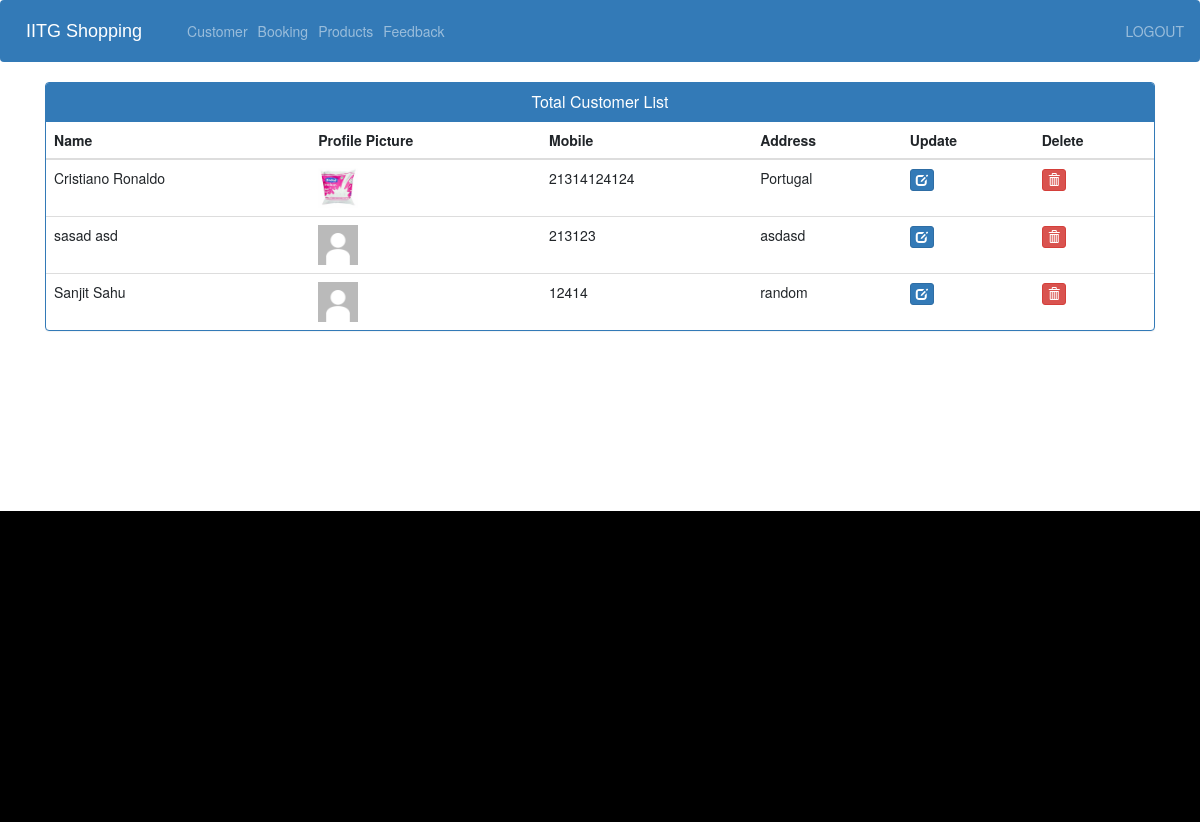
/view-customer (signed in), run on the app's committed database.
### ecom/models.py (models this page shows, shortened)
class Customer(models.Model):
    user=models.OneToOneField(User,on_delete=models.CASCADE)
    profile_pic= models.ImageField(upload_to='profile_pic/CustomerProfilePic/',null=True,blank=True)
    address = models.CharField(max_length=40)
    mobile = models.CharField(max_length=20,null=False)
    @property
    def get_name(self):
        return self.user.first_name+" "+self.user.last_name

### ecom/views.py (the view)
# urls.py: path('view-customer', views.view_customer_view,name='view-customer'),
@login_required(login_url='adminlogin')
def view_customer_view(request):
    customers=models.Customer.objects.all()
    return render(request,'ecom/view_customer.html',{'customers':customers})

### templates/ecom/view_customer.html (shortened to what this page needs)
{% extends 'ecom/admin_base.html' %}
{% load static %}
{% block content %}
<head>
  <link href="//netdna.bootstrapcdn.com/bootstrap/3.0.0/css/bootstrap.min.css" rel="stylesheet" id="bootstrap-css">
</head>
<div class="container">
  <div class="panel panel-primary">
    <div class="panel-heading">
      <h6 class="panel-title">Total Customer List</h6>
    </div>
    <table class="table table-hover" id="dev-table">
      <thead>
        <tr>
          <th>Name</th>
          <th>Profile Picture</th>
          <th>Mobile</th>
          <th>Address</th>
          <th>Update</th>
          <th>Delete</th>
        </tr>
      </thead>
      {% for c in customers %}
      <tr>
        <td> {{c.get_name}}</td>
        {% if c.profile_pic %}
        <td> <img src="{% static c.profile_pic.url %}" alt="Profile Pic" height="40px" width="40px" /></td>
        {% else %}
        <td> <img src="{% static "images/default_pp.jpg" %}" alt="Profile Pic" height="40px" width="40px" /></td>
        {% endif %}
        <td>{{c.mobile}}</td>
        <td>{{c.address}}</td>
        <td><a class="btn btn-primary btn-xs" href="{% url 'update-customer' c.id  %}"><span class="glyphicon glyphicon-edit"></span></a></td>
        <td><a class="btn btn-danger btn-xs" href="{% url 'delete-customer' c.id  %}"><span class="glyphicon glyphicon-trash"></span></a></td>
      </tr>
      {% endfor %}
    </table>
  </div>
</div>
{% endblock content %}

### templates/ecom/view_customer.html (style rules this page uses)
a:link { text-decoration: none; }
h6 { text-align: center; }

### data on the page
Customer: get_name "Cristiano Ronaldo", profile_pic (picture), mobile "21314124124", address "Portugal"
Customer: get_name "sasad asd", mobile "213123", address "asdasd"
Customer: get_name "Sanjit Sahu", mobile "12414", address "random"
